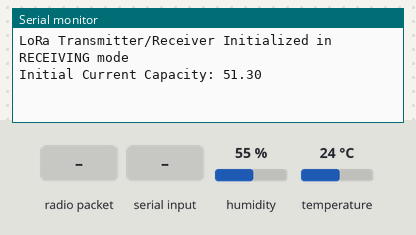
A sketch run on a simulated Arduino Uno, built with avr-gcc and run on an emulated ATmega328P. Parts: the last lines printed to the serial monitor. The inputs (shaded band) are chosen by the test bench; at power-on: humidity 55 %, temperature 24 °C. No radio packets arrive unless stated.

Above: at 1.2 s.
1.3 s: radio packet "Established." arrives
At 1.9 s:
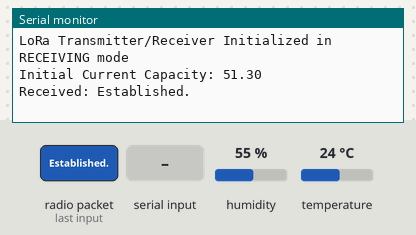
2.8 s: "Required Capacity: \n" received over Serial
At 4.0 s:
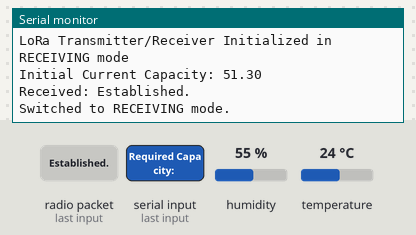
4.3 s: byte 83 ('S') received over Serial
At 5.4 s:
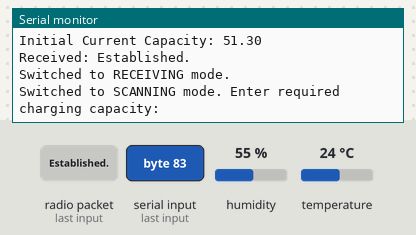
5.8 s: byte 82 ('R') received over Serial
At 7.4 s:
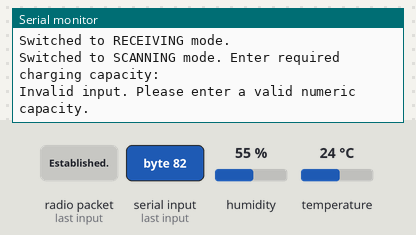
8.4 s: "90,45,200\n" received over Serial
At 9.7 s:
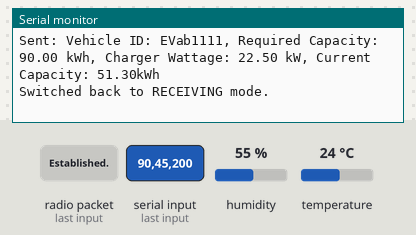
10.0 s: radio packet "Vehicle ID:" arrives
At 11.1 s:
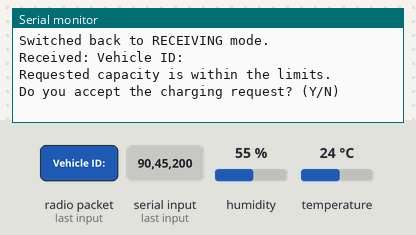

The sketch:

Tx_sender.ino
```cpp
#include <SPI.h>
#include <LoRa.h>
#include <DHT.h>

// Pin Definitions for LoRa
#define SS     21    // Slave Select Pin
#define RST    22   // Reset Pin
#define DIO0   2    // DIO0 Pin for packet transmission

// DHT11 sensor settings
#define DHTPIN 13    // Pin connected to the DHT11 data pin
#define DHTTYPE DHT11

DHT dht(DHTPIN, DHTTYPE);

// Modes for operation
enum OperationMode {
  IDLE,
  RECEIVING,
  SCANNING
};

// Structure to hold self data
struct SelfData {
  float soc;             // State of Charge in percentage
  float voltage;         // Voltage in Volts
  float temperature;     // Temperature in Celsius
  String vehicleID;      // Unique Vehicle ID
  float chargerWattage;  // Charger wattage in kW
  float requiredCapacity; // Required charging capacity in kWh
  float currentCapacity;  // Current capacity in kWh (calculated only in setup)
};

// Initialize the self data
SelfData selfdata = {
  85.5,             // soc
  3.7,              // voltage
  0.0,              // temperature (updated in loop)
  "EVab1111",       // vehicleID
  22.5,             // chargerWattage
  0.0,              // requiredCapacity
  0.0               // currentCapacity (calculated in setup)
};

// Current operation mode, starting with RECEIVING mode
OperationMode currentMode = RECEIVING;

void setup() {
  Serial.begin(115200);

  // Initialize LoRa module
  LoRa.setPins(SS, RST, DIO0);
  if (!LoRa.begin(915E6)) {  // Set frequency to 915 MHz (adjust as per your region)
    Serial.println("Starting LoRa failed!");
    while (1);
  }

  Serial.println("LoRa Transmitter/Receiver Initialized in RECEIVING mode");

  // Initialize DHT11 sensor
  dht.begin();

  // Calculate the initial current capacity based on SOC and voltage
  selfdata.currentCapacity = calculateCurrentCapacity(selfdata.soc, selfdata.voltage);

  // Print the initial calculated current capacity to Serial Monitor
  Serial.print("Initial Current Capacity: ");
  Serial.println(selfdata.currentCapacity);
}

void loop() {

  // Update temperature data from DHT11
  selfdata.temperature = getTemperature();

  // Check for mode change request
  checkForModeChange();

  // Run the appropriate function based on the current mode
  if (currentMode == RECEIVING) {
    receiveAndParseBMSData();
  } else if (currentMode == SCANNING) {
    requestChargingCapacity();
  }
}

// Function to get temperature from DHT11
float getTemperature() {
  float temp = dht.readTemperature();
  if (isnan(temp)) {
    Serial.println("Failed to read temperature from DHT11 sensor!");
    return selfdata.temperature;  // Return last known temperature if read fails
  }
  return temp;
}


// Function to check Serial for mode change
void checkForModeChange() {
  if (Serial.available() > 0) {
    char input = Serial.read();
    if (input == 'R') {
      currentMode = RECEIVING;  // Switch to RECEIVING mode
      Serial.println("Switched to RECEIVING mode.");
      clearSerialBuffer(); // Clear any leftover input
    } else if (input == 'S') {
      currentMode = SCANNING;  // Switch to SCANNING mode
      Serial.println("Switched to SCANNING mode. Enter required charging capacity:");
      clearSerialBuffer(); // Clear any leftover input
    }
  }
}

// Function to calculate current capacity based on SOC and voltage
float calculateCurrentCapacity(float soc, float voltage) {
  const float nominalCapacity = 60.0; // Nominal full capacity in kWh (adjustable)

  // Calculate current capacity based on SOC percentage
  float currentCapacity = (soc / 100.0) * nominalCapacity;

  return currentCapacity;
}

// Function to request and send charging capacity (Scanning mode)
void requestChargingCapacity() {
  // Give time for the user to enter the input completely
  delay(200);  // Short delay to allow for input capture

  // Wait for user to enter required capacity
  if (Serial.available() > 0) {
    String input = Serial.readStringUntil('\n');  // Read user input from Serial Monitor
    input.trim();  // Remove any leading/trailing whitespace

    // Clear any leftover characters from the buffer to prevent issues
    clearSerialBuffer();

    // Convert input to a float and check if it's valid
    float capacity = input.toFloat();

    if (capacity > 0) {  // Ensure valid capacity input
      selfdata.requiredCapacity = capacity;  // Store in structure

      // Update current capacity before comparison
      selfdata.currentCapacity = calculateCurrentCapacity(selfdata.soc, selfdata.voltage);

      // Transmit vehicle ID, required capacity, charger wattage, and current capacity
      String message = String("Vehicle ID: ") + selfdata.vehicleID +
                       String(", Required Capacity: ") + selfdata.requiredCapacity +
                       String(" kWh, Charger Wattage: ") + selfdata.chargerWattage +
                       String(" kW, Current Capacity: ") + selfdata.currentCapacity + String("kWh");

      LoRa.beginPacket();
      LoRa.print(message);
      LoRa.endPacket();

      // Print the sent message to the Serial Monitor
      Serial.println("Sent: " + message);

      // Switch back to RECEIVING mode after scanning
      currentMode = RECEIVING;
      Serial.println("Switched back to RECEIVING mode.");
      clearSerialBuffer(); // Clear input after transmitting
    } else {
      Serial.println("Invalid input. Please enter a valid numeric capacity.");
      clearSerialBuffer(); // Clear invalid input to avoid repeated errors
    }
  }
}


// Function to clear the Serial input buffer
void clearSerialBuffer() {
  while (Serial.available()) {
    Serial.read();  // Read and discard any remaining input
  }
}

// Function to receive and parse BMS data (Receiving mode)
void receiveAndParseBMSData() {
  int packetSize = LoRa.parsePacket();
  if (packetSize) {
    String receivedMessage = "";
    while (LoRa.available()) {
      receivedMessage += (char)LoRa.read();
    }
    if (receivedMessage.indexOf("Established.") == -1) {
      Serial.println("Received: " + receivedMessage);

      // Parse the message to extract Vehicle ID, SOC, Voltage, Temperature, Charger Wattage, and Required Capacity
      String receivedID;
      float receivedChargerWattage;
      float receivedRequiredCapacity;
      parseMessage(receivedMessage, receivedID, receivedChargerWattage, receivedRequiredCapacity);

      // Update selfdata's current capacity
      selfdata.currentCapacity = calculateCurrentCapacity(selfdata.soc, selfdata.voltage);

      // Compare required capacity with current capacity
      if (receivedRequiredCapacity < selfdata.currentCapacity) {
        Serial.println("Requested capacity is within the limits.");
        Serial.println("Do you accept the charging request? (Y/N)");

        while (true) {
          if (Serial.available() > 0) {
            char response = Serial.read();
            clearSerialBuffer();  // Clear any leftover input
            if (response == 'Y' || response == 'y') {
              // Call the function to calculate and display estimated charging time
              estimateChargingTime(receivedChargerWattage, receivedRequiredCapacity);
              break;  // Exit the loop after accepting
            } else if (response == 'N' || response == 'n') {
              // Transmit rejection message

              String rejectionMessage = String("Link Cannot Be Established. ") + String("Charging request rejected by ") + selfdata.vehicleID ;
              LoRa.beginPacket();
              LoRa.print(rejectionMessage);
              LoRa.endPacket();
              Serial.println("Transmitted: " + rejectionMessage);

              // Print link cannot be established message
              Serial.println("Link Cannot Be Established.");

              // Switch back to RECEIVING mode after rejection
              currentMode = RECEIVING;
              Serial.println("Switched back to RECEIVING mode.");

              break;  // Exit the loop after rejecting
            }
          }
        }
      } else {
        Serial.println("Requested capacity exceeds current capacity.");
        currentMode = RECEIVING;
      }
    }
      else if (receivedMessage.indexOf("Established.") != -1) {
      Serial.println("Received: " + receivedMessage);
      }
  }
}

// Function to calculate and display estimated charging time
void estimateChargingTime(float receivedChargerWattage, float receivedRequiredCapacity) {
  // Calculate the minimum charger wattage between selfdata and received charger wattage
  //float effectiveChargerWattage = min(selfdata.chargerWattage, receivedChargerWattage);

  // Calculate the estimated charging time in hours based on required capacity and effective wattage
  float estimatedTime = (receivedRequiredCapacity / receivedChargerWattage)*60;

  // Convert the estimated time to minutes for better readability
  //estimatedTime *= 60;

  // Display the calculated charging time and link established
  Serial.print("Estimated Charging Time: ");
  Serial.print(estimatedTime);
  Serial.println(" minutes");

  // Print link established message
  Serial.println("Link Established.");

  // Optionally transmit the accepted request message
  String acceptedMessage = String("Link Established. ") + String("Charging request accepted from ") + selfdata.vehicleID +
                           String(", Estimated Charging Time: ") + estimatedTime + " minutes.";
  LoRa.beginPacket();
  LoRa.print(acceptedMessage);
  LoRa.endPacket();
  Serial.println("Transmitted: " + acceptedMessage);

  // Switch back to RECEIVING mode after acceptance
  currentMode = RECEIVING;
  Serial.println("Switched back to RECEIVING mode.");
}

// Function to parse the received message
void parseMessage(String message, String &vehicleIDString, float &receivedChargerWattage, float &receivedRequiredCapacity) {
  int idIndex = message.indexOf("Vehicle ID: ");
  int chargerWattageIndex = message.indexOf("Charger Wattage: ");
  int capacityIndex = message.indexOf("Required Capacity: ");

  // Extract Vehicle ID value
  int idEnd = message.indexOf(',', idIndex);
  vehicleIDString = message.substring(idIndex + 12, idEnd);

  // Extract Charger Wattage value
  int chargerEnd = message.indexOf(',', chargerWattageIndex);
  String chargerWattageString = message.substring(chargerWattageIndex + 17, chargerEnd);
  receivedChargerWattage = chargerWattageString.toFloat();

  // Extract Required Capacity value
  int capacityEnd = message.indexOf('kWh', capacityIndex);
  String requiredCapacityString = message.substring(capacityIndex + 18, capacityEnd);
  receivedRequiredCapacity = requiredCapacityString.toFloat();
}
```

Measured:
- after the input at 1.3 s, the serial monitor: prints a new line at once (image 1)
- after the input at 2.8 s, the serial monitor: prints a new line at once (image 2)
- after the input at 4.3 s, the serial monitor: prints a new line at once (image 3)
- after the input at 5.8 s, the serial monitor: prints a new line after 1.1 s (image 4)
- after the input at 8.4 s, the serial monitor: prints a new line after 0.19 s (image 5)
- after the input at 10.0 s, the serial monitor: prints a new line at once (image 6)
